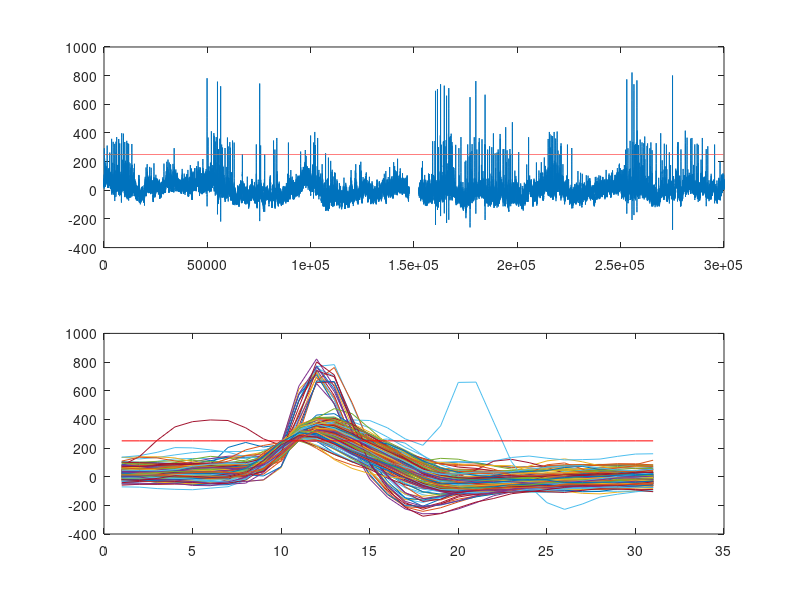

Write MATLAB code to recreate this figure.
load ps5_data.mat

SAMPLE_LENGTH = 31;
PREV_SAMPLES = 10;

AFTER_SAMPLES = SAMPLE_LENGTH - PREV_SAMPLES - 1;

x = RealWaveform;
f_0 = 30000; % sampling rate of waveform (Hz)
f_stop = 250; % stop frequency (Hz)
f_Nyquist = f_0/2; % the Nyquist limit
n = length(x);
f_all = linspace(-f_Nyquist,f_Nyquist,n);
desired_response = ones(n,1);
desired_response(abs(f_all)<=f_stop) = 0;
x_filtered = real(fftshift(ifft(fft(x.*fftshift(desired_response)))));

subplot(2,1,1);
plot(x_filtered);
hold on
V_th  = ones(size(x_filtered,1),1).*250;
plot(V_th,'r');

x_filtered_shifted = [0; x_filtered(1:size(x_filtered, 1) -1)];
above_th_locs = find((x_filtered > V_th) & (x_filtered_shifted < V_th));
snippets = zeros(SAMPLE_LENGTH, size(above_th_locs, 1));
for i=1:size(above_th_locs,1)
    snippets(:,i) = x_filtered(above_th_locs(i)-PREV_SAMPLES:above_th_locs(i)+AFTER_SAMPLES);
end
save snippets.mat snippets
subplot(2,1,2);
for i=1:size(above_th_locs,1)
    plot(snippets(:,i));
    hold on
end
plot(V_th(1:SAMPLE_LENGTH),'r');
hold on
